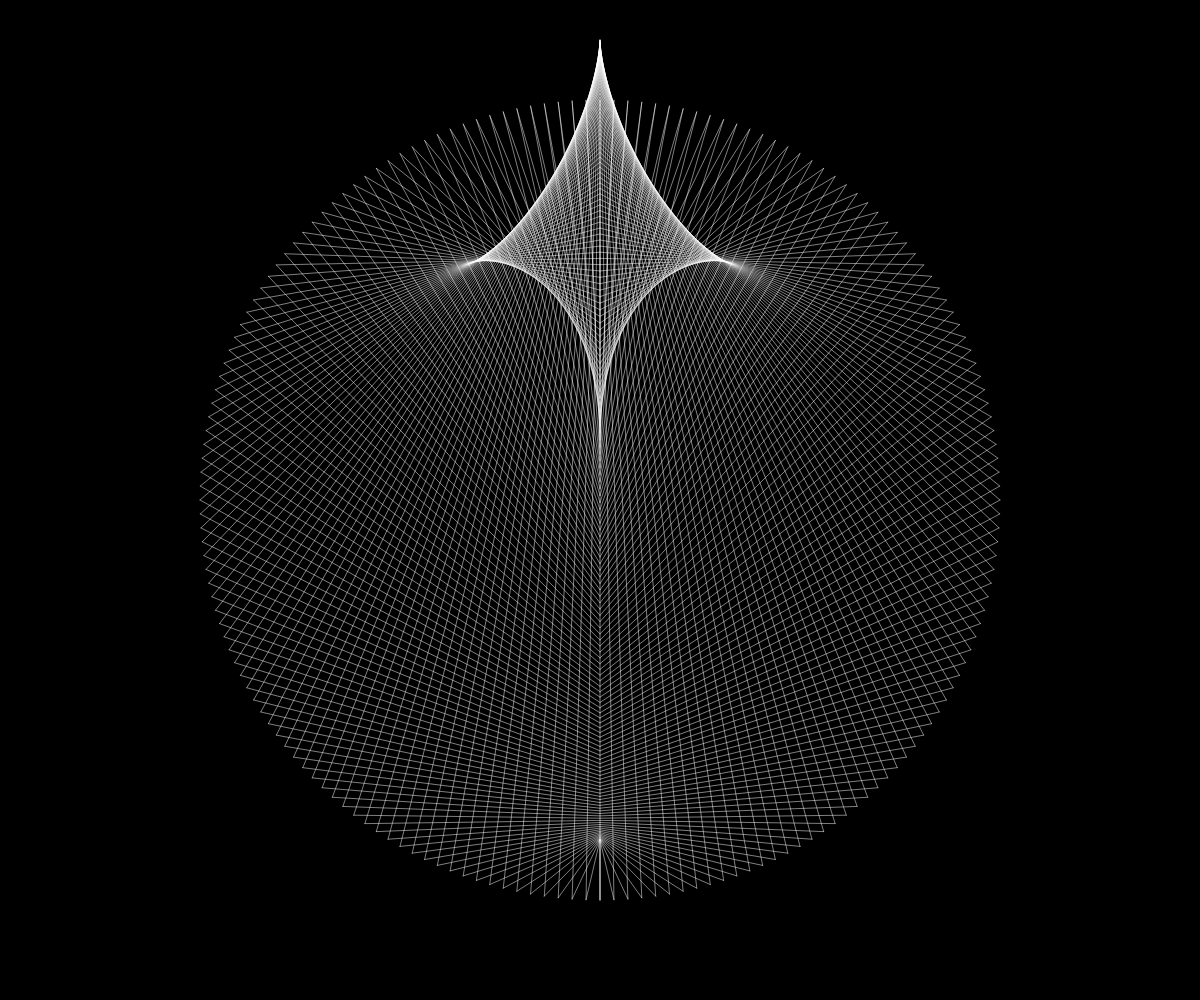
Frame 1 (no input)
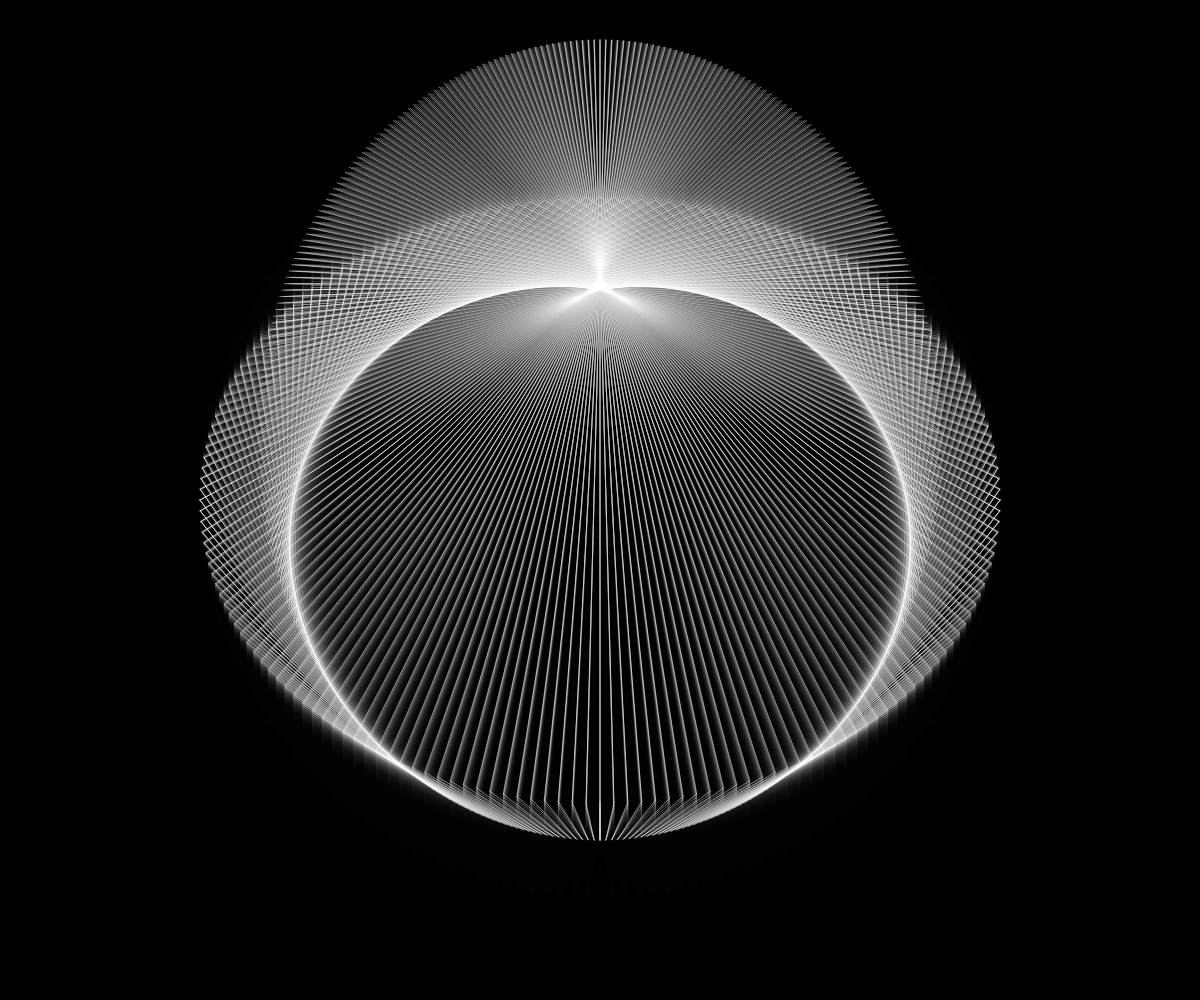
Frame 60 (no input)
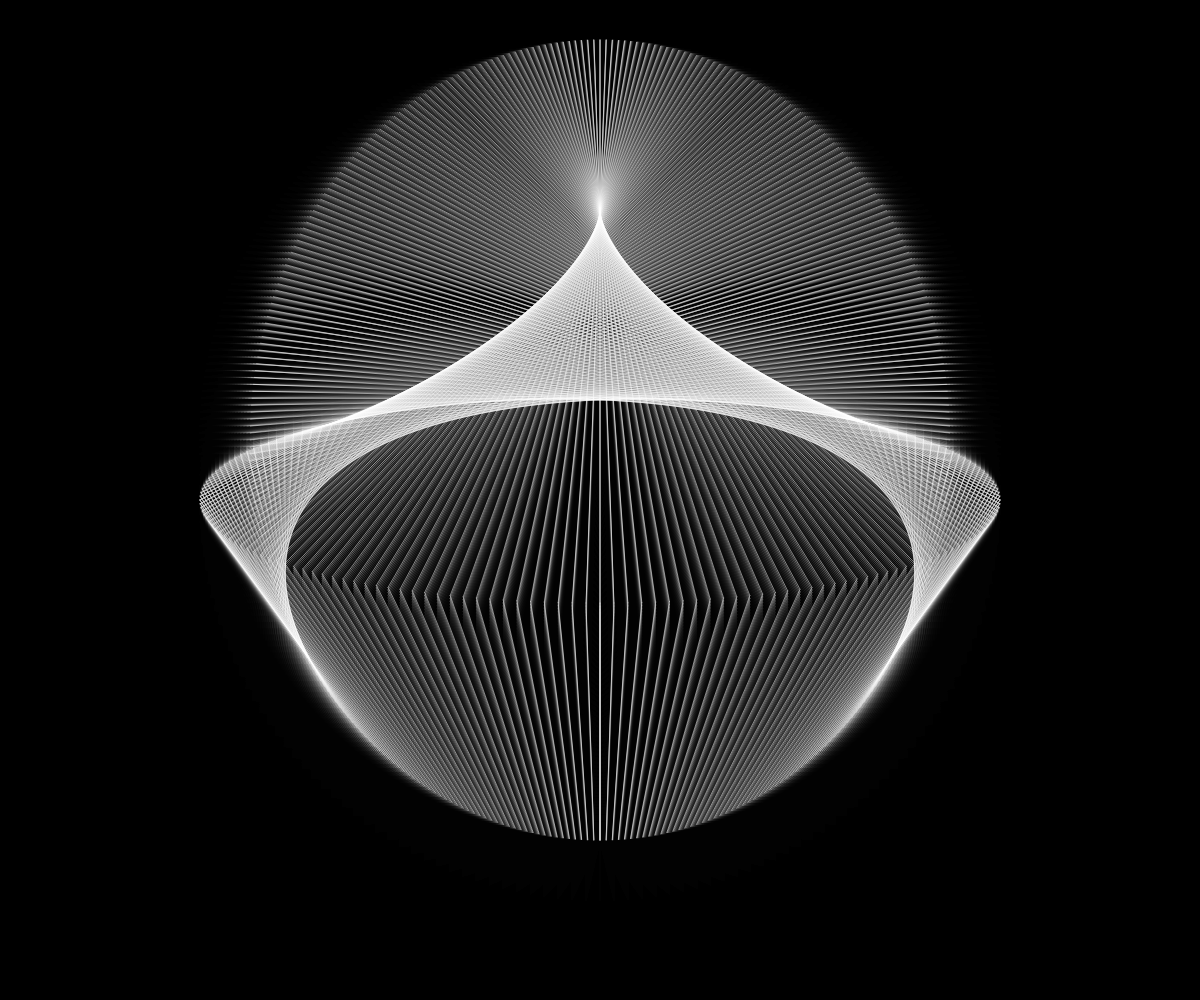
Frame 120 (the mouse pressed at the canvas centre since frame 60)

The p5.js sketch that drew these frames (run headless with seeded random() and noise() and a simulated clock; from frame 60 on, the mouse is pressed at the canvas centre):

// p5.js sketch
// ── sketch.js
let dia = 100;
let t = 0;
x = 0;

function windowResized() {
  resizeCanvas(windowWidth, windowHeight);
  dia = windowWidth / 6;
}

function setup() {
  canvas = createCanvas(windowWidth, windowHeight);
  canvas.position(0, 0);
  windowResized();
  canvas.style("z-index", "-1"); // behind html elements
  stroke(255);
  strokeWeight(0.5);
  angleMode(DEGREES);
  background(0);
}

function draw() {
  translate(width / 2, height * 0.8);
  background(0, 60);
  for (let r = 0; r <= 360; r += 1) {
    //line(sin(r/3)*dia*sin(t), cos(r/3)*dia*cos(t/2), sin(-r+18)*dia*2*cos(t), cos(-r)*dia-dia*sin(t))  // mess with everything here   eg...
    line(
      2 * sin(r) * dia * sin(t),
      2 * cos(r) * dia - 360,
      sin(r * 2) * dia * 2,
      cos(r * 2) * dia * (cos(t) + 1) - dia * 1.5
    );
    //line(2*sin(r)*dia, 2*cos(r)*dia-300, sin(-r)*dia, cos(-r)*dia/3-dia*1.5)
  }
  x += 0.01;
  t += 1; //map(noise(x),0,1,0,720)
  //noLoop()
}
